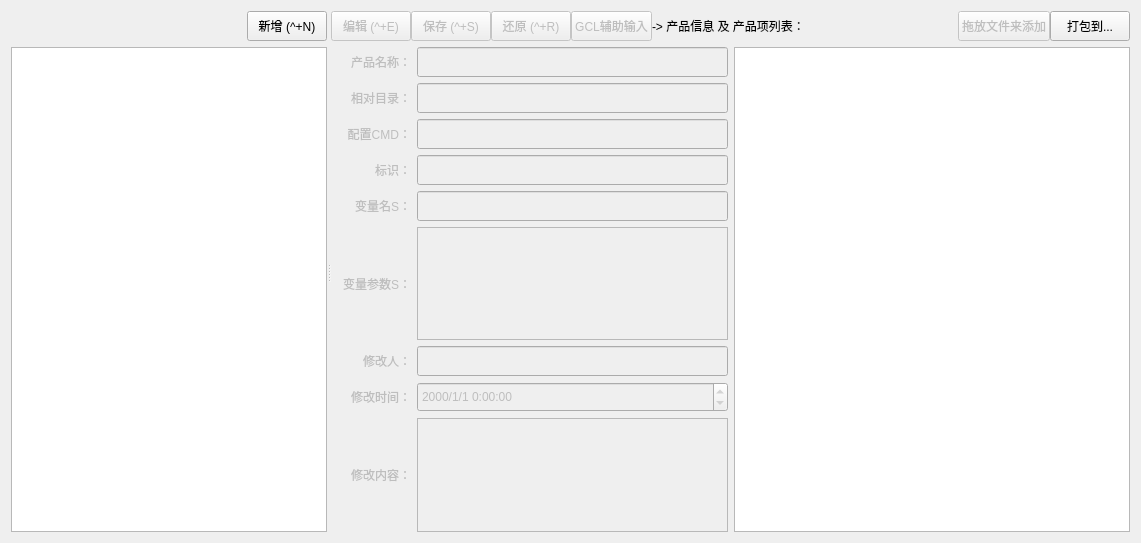
<?xml version="1.0" encoding="UTF-8"?>
<ui version="4.0">
 <class>FdcManagerWin</class>
 <widget class="QWidget" name="FdcManagerWin">
  <property name="geometry">
   <rect>
    <x>0</x>
    <y>0</y>
    <width>1141</width>
    <height>543</height>
   </rect>
  </property>
  <property name="windowTitle">
   <string>产品配置窗口</string>
  </property>
  <layout class="QHBoxLayout" name="horizontalLayout_11">
   <item>
    <widget class="QSplitter" name="splitter">
     <property name="orientation">
      <enum>Qt::Horizontal</enum>
     </property>
     <widget class="QWidget" name="verticalLayoutWidget">
      <layout class="QVBoxLayout" name="verticalLayout_2">
       <item>
        <layout class="QHBoxLayout" name="horizontalLayout_14">
         <property name="spacing">
          <number>0</number>
         </property>
         <item>
          <widget class="QLabel" name="fdcsTitleLb">
           <property name="sizePolicy">
            <sizepolicy hsizetype="Expanding" vsizetype="Preferred">
             <horstretch>0</horstretch>
             <verstretch>0</verstretch>
            </sizepolicy>
           </property>
           <property name="minimumSize">
            <size>
             <width>0</width>
             <height>30</height>
            </size>
           </property>
           <property name="text">
            <string/>
           </property>
           <property name="alignment">
            <set>Qt::AlignCenter</set>
           </property>
          </widget>
         </item>
         <item>
          <widget class="QPushButton" name="newBn">
           <property name="minimumSize">
            <size>
             <width>80</width>
             <height>30</height>
            </size>
           </property>
           <property name="text">
            <string>新增 (^+N)</string>
           </property>
          </widget>
         </item>
        </layout>
       </item>
       <item>
        <widget class="QTableWidget" name="fdcsTw">
         <property name="editTriggers">
          <set>QAbstractItemView::NoEditTriggers</set>
         </property>
        </widget>
       </item>
      </layout>
     </widget>
     <widget class="QWidget" name="editPn1" native="true">
      <layout class="QVBoxLayout" name="verticalLayout">
       <property name="spacing">
        <number>6</number>
       </property>
       <property name="leftMargin">
        <number>0</number>
       </property>
       <property name="topMargin">
        <number>0</number>
       </property>
       <property name="rightMargin">
        <number>0</number>
       </property>
       <property name="bottomMargin">
        <number>0</number>
       </property>
       <item>
        <layout class="QHBoxLayout" name="horizontalLayout_12">
         <property name="spacing">
          <number>0</number>
         </property>
         <item>
          <widget class="QPushButton" name="editBn">
           <property name="enabled">
            <bool>false</bool>
           </property>
           <property name="minimumSize">
            <size>
             <width>80</width>
             <height>30</height>
            </size>
           </property>
           <property name="text">
            <string>编辑 (^+E)</string>
           </property>
          </widget>
         </item>
         <item>
          <widget class="QPushButton" name="saveBn">
           <property name="enabled">
            <bool>false</bool>
           </property>
           <property name="minimumSize">
            <size>
             <width>80</width>
             <height>30</height>
            </size>
           </property>
           <property name="text">
            <string>保存 (^+S)</string>
           </property>
          </widget>
         </item>
         <item>
          <widget class="QPushButton" name="restoreBn">
           <property name="enabled">
            <bool>false</bool>
           </property>
           <property name="minimumSize">
            <size>
             <width>80</width>
             <height>30</height>
            </size>
           </property>
           <property name="text">
            <string>还原 (^+R)</string>
           </property>
          </widget>
         </item>
         <item>
          <widget class="QPushButton" name="quickBn">
           <property name="enabled">
            <bool>false</bool>
           </property>
           <property name="minimumSize">
            <size>
             <width>80</width>
             <height>30</height>
            </size>
           </property>
           <property name="text">
            <string>GCL辅助输入</string>
           </property>
          </widget>
         </item>
         <item>
          <widget class="QLabel" name="label_10">
           <property name="sizePolicy">
            <sizepolicy hsizetype="Expanding" vsizetype="Preferred">
             <horstretch>0</horstretch>
             <verstretch>0</verstretch>
            </sizepolicy>
           </property>
           <property name="text">
            <string>-&gt; 产品信息 及 产品项列表：</string>
           </property>
          </widget>
         </item>
         <item>
          <widget class="QPushButton" name="fdcItemAddBn">
           <property name="enabled">
            <bool>false</bool>
           </property>
           <property name="minimumSize">
            <size>
             <width>80</width>
             <height>30</height>
            </size>
           </property>
           <property name="text">
            <string>拖放文件来添加</string>
           </property>
          </widget>
         </item>
         <item>
          <widget class="QPushButton" name="pushButton">
           <property name="minimumSize">
            <size>
             <width>80</width>
             <height>30</height>
            </size>
           </property>
           <property name="text">
            <string>打包到...</string>
           </property>
          </widget>
         </item>
        </layout>
       </item>
       <item>
        <layout class="QHBoxLayout" name="horizontalLayout_10">
         <item>
          <widget class="QWidget" name="editPn2" native="true">
           <property name="enabled">
            <bool>false</bool>
           </property>
           <layout class="QVBoxLayout" name="verticalLayout_3">
            <property name="leftMargin">
             <number>0</number>
            </property>
            <property name="topMargin">
             <number>0</number>
            </property>
            <property name="rightMargin">
             <number>0</number>
            </property>
            <property name="bottomMargin">
             <number>0</number>
            </property>
            <item>
             <layout class="QHBoxLayout" name="horizontalLayout">
              <item>
               <widget class="QLabel" name="label">
                <property name="minimumSize">
                 <size>
                  <width>80</width>
                  <height>0</height>
                 </size>
                </property>
                <property name="text">
                 <string>产品名称：</string>
                </property>
                <property name="alignment">
                 <set>Qt::AlignRight|Qt::AlignTrailing|Qt::AlignVCenter</set>
                </property>
               </widget>
              </item>
              <item>
               <widget class="QLineEdit" name="nameEd">
                <property name="sizePolicy">
                 <sizepolicy hsizetype="Expanding" vsizetype="Fixed">
                  <horstretch>0</horstretch>
                  <verstretch>0</verstretch>
                 </sizepolicy>
                </property>
                <property name="minimumSize">
                 <size>
                  <width>0</width>
                  <height>30</height>
                 </size>
                </property>
               </widget>
              </item>
             </layout>
            </item>
            <item>
             <layout class="QHBoxLayout" name="horizontalLayout_2">
              <item>
               <widget class="QLabel" name="label_2">
                <property name="minimumSize">
                 <size>
                  <width>80</width>
                  <height>0</height>
                 </size>
                </property>
                <property name="text">
                 <string>相对目录：</string>
                </property>
                <property name="alignment">
                 <set>Qt::AlignRight|Qt::AlignTrailing|Qt::AlignVCenter</set>
                </property>
               </widget>
              </item>
              <item>
               <widget class="QLineEdit" name="fileNameEd">
                <property name="sizePolicy">
                 <sizepolicy hsizetype="Expanding" vsizetype="Fixed">
                  <horstretch>0</horstretch>
                  <verstretch>0</verstretch>
                 </sizepolicy>
                </property>
                <property name="minimumSize">
                 <size>
                  <width>0</width>
                  <height>30</height>
                 </size>
                </property>
               </widget>
              </item>
             </layout>
            </item>
            <item>
             <layout class="QHBoxLayout" name="horizontalLayout_9">
              <item>
               <widget class="QLabel" name="label_9">
                <property name="minimumSize">
                 <size>
                  <width>80</width>
                  <height>0</height>
                 </size>
                </property>
                <property name="text">
                 <string>配置CMD：</string>
                </property>
                <property name="alignment">
                 <set>Qt::AlignRight|Qt::AlignTrailing|Qt::AlignVCenter</set>
                </property>
               </widget>
              </item>
              <item>
               <widget class="QLineEdit" name="configCmdEd">
                <property name="sizePolicy">
                 <sizepolicy hsizetype="Expanding" vsizetype="Fixed">
                  <horstretch>0</horstretch>
                  <verstretch>0</verstretch>
                 </sizepolicy>
                </property>
                <property name="minimumSize">
                 <size>
                  <width>0</width>
                  <height>30</height>
                 </size>
                </property>
               </widget>
              </item>
             </layout>
            </item>
            <item>
             <layout class="QHBoxLayout" name="horizontalLayout_7">
              <item>
               <widget class="QLabel" name="label_7">
                <property name="minimumSize">
                 <size>
                  <width>80</width>
                  <height>0</height>
                 </size>
                </property>
                <property name="text">
                 <string>标识：</string>
                </property>
                <property name="alignment">
                 <set>Qt::AlignRight|Qt::AlignTrailing|Qt::AlignVCenter</set>
                </property>
               </widget>
              </item>
              <item>
               <widget class="QLineEdit" name="titleEd">
                <property name="sizePolicy">
                 <sizepolicy hsizetype="Expanding" vsizetype="Fixed">
                  <horstretch>0</horstretch>
                  <verstretch>0</verstretch>
                 </sizepolicy>
                </property>
                <property name="minimumSize">
                 <size>
                  <width>0</width>
                  <height>30</height>
                 </size>
                </property>
               </widget>
              </item>
             </layout>
            </item>
            <item>
             <layout class="QHBoxLayout" name="horizontalLayout_3">
              <item>
               <widget class="QLabel" name="label_3">
                <property name="minimumSize">
                 <size>
                  <width>80</width>
                  <height>0</height>
                 </size>
                </property>
                <property name="text">
                 <string>变量名S：</string>
                </property>
                <property name="alignment">
                 <set>Qt::AlignRight|Qt::AlignTrailing|Qt::AlignVCenter</set>
                </property>
               </widget>
              </item>
              <item>
               <widget class="QLineEdit" name="varNameEd">
                <property name="sizePolicy">
                 <sizepolicy hsizetype="Expanding" vsizetype="Fixed">
                  <horstretch>0</horstretch>
                  <verstretch>0</verstretch>
                 </sizepolicy>
                </property>
                <property name="minimumSize">
                 <size>
                  <width>0</width>
                  <height>30</height>
                 </size>
                </property>
               </widget>
              </item>
             </layout>
            </item>
            <item>
             <layout class="QHBoxLayout" name="horizontalLayout_6">
              <item>
               <widget class="QLabel" name="label_6">
                <property name="minimumSize">
                 <size>
                  <width>80</width>
                  <height>0</height>
                 </size>
                </property>
                <property name="text">
                 <string>变量参数S：</string>
                </property>
                <property name="alignment">
                 <set>Qt::AlignRight|Qt::AlignTrailing|Qt::AlignVCenter</set>
                </property>
               </widget>
              </item>
              <item>
               <widget class="QPlainTextEdit" name="descEd"/>
              </item>
             </layout>
            </item>
            <item>
             <layout class="QHBoxLayout" name="horizontalLayout_5">
              <item>
               <widget class="QLabel" name="label_5">
                <property name="minimumSize">
                 <size>
                  <width>80</width>
                  <height>0</height>
                 </size>
                </property>
                <property name="text">
                 <string>修改人：</string>
                </property>
                <property name="alignment">
                 <set>Qt::AlignRight|Qt::AlignTrailing|Qt::AlignVCenter</set>
                </property>
               </widget>
              </item>
              <item>
               <widget class="QLineEdit" name="modifierEd">
                <property name="sizePolicy">
                 <sizepolicy hsizetype="Expanding" vsizetype="Fixed">
                  <horstretch>0</horstretch>
                  <verstretch>0</verstretch>
                 </sizepolicy>
                </property>
                <property name="minimumSize">
                 <size>
                  <width>0</width>
                  <height>30</height>
                 </size>
                </property>
               </widget>
              </item>
             </layout>
            </item>
            <item>
             <layout class="QHBoxLayout" name="horizontalLayout_4">
              <item>
               <widget class="QLabel" name="label_4">
                <property name="minimumSize">
                 <size>
                  <width>80</width>
                  <height>0</height>
                 </size>
                </property>
                <property name="text">
                 <string>修改时间：</string>
                </property>
                <property name="alignment">
                 <set>Qt::AlignRight|Qt::AlignTrailing|Qt::AlignVCenter</set>
                </property>
               </widget>
              </item>
              <item>
               <widget class="QDateTimeEdit" name="modifyTimeEd">
                <property name="sizePolicy">
                 <sizepolicy hsizetype="Expanding" vsizetype="Fixed">
                  <horstretch>0</horstretch>
                  <verstretch>0</verstretch>
                 </sizepolicy>
                </property>
                <property name="minimumSize">
                 <size>
                  <width>0</width>
                  <height>30</height>
                 </size>
                </property>
                <property name="displayFormat">
                 <string>yyyy/M/d H:mm:ss</string>
                </property>
               </widget>
              </item>
             </layout>
            </item>
            <item>
             <layout class="QHBoxLayout" name="horizontalLayout_8">
              <item>
               <widget class="QLabel" name="label_8">
                <property name="minimumSize">
                 <size>
                  <width>80</width>
                  <height>0</height>
                 </size>
                </property>
                <property name="text">
                 <string>修改内容：</string>
                </property>
                <property name="alignment">
                 <set>Qt::AlignRight|Qt::AlignTrailing|Qt::AlignVCenter</set>
                </property>
               </widget>
              </item>
              <item>
               <widget class="QPlainTextEdit" name="modifyContentEd"/>
              </item>
             </layout>
            </item>
           </layout>
          </widget>
         </item>
         <item>
          <widget class="QTableWidget" name="fdcItemsTw">
           <property name="editTriggers">
            <set>QAbstractItemView::NoEditTriggers</set>
           </property>
          </widget>
         </item>
        </layout>
       </item>
      </layout>
     </widget>
    </widget>
   </item>
  </layout>
 </widget>
 <resources/>
 <connections/>
</ui>
